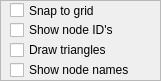
          <widget class="QFrame" name="frame_2">
           <property name="geometry">
            <rect>
             <x>950</x>
             <y>10</y>
             <width>161</width>
             <height>81</height>
            </rect>
           </property>
           <property name="frameShape">
            <enum>QFrame::StyledPanel</enum>
           </property>
           <property name="frameShadow">
            <enum>QFrame::Raised</enum>
           </property>
           <widget class="QCheckBox" name="checkBox_3">
            <property name="geometry">
             <rect>
              <x>10</x>
              <y>20</y>
              <width>141</width>
              <height>20</height>
             </rect>
            </property>
            <property name="text">
             <string>Show node ID's</string>
            </property>
           </widget>
           <widget class="QCheckBox" name="checkBox_2">
            <property name="enabled">
             <bool>true</bool>
            </property>
            <property name="geometry">
             <rect>
              <x>10</x>
              <y>40</y>
              <width>131</width>
              <height>20</height>
             </rect>
            </property>
            <property name="text">
             <string>Draw triangles</string>
            </property>
           </widget>
           <widget class="QCheckBox" name="checkBox">
            <property name="geometry">
             <rect>
              <x>10</x>
              <y>60</y>
              <width>141</width>
              <height>20</height>
             </rect>
            </property>
            <property name="text">
             <string>Show node names</string>
            </property>
           </widget>
           <widget class="QCheckBox" name="checkBox_gridsnap">
            <property name="geometry">
             <rect>
              <x>10</x>
              <y>0</y>
              <width>101</width>
              <height>21</height>
             </rect>
            </property>
            <property name="text">
             <string>Snap to grid</string>
            </property>
           </widget>
          </widget>
